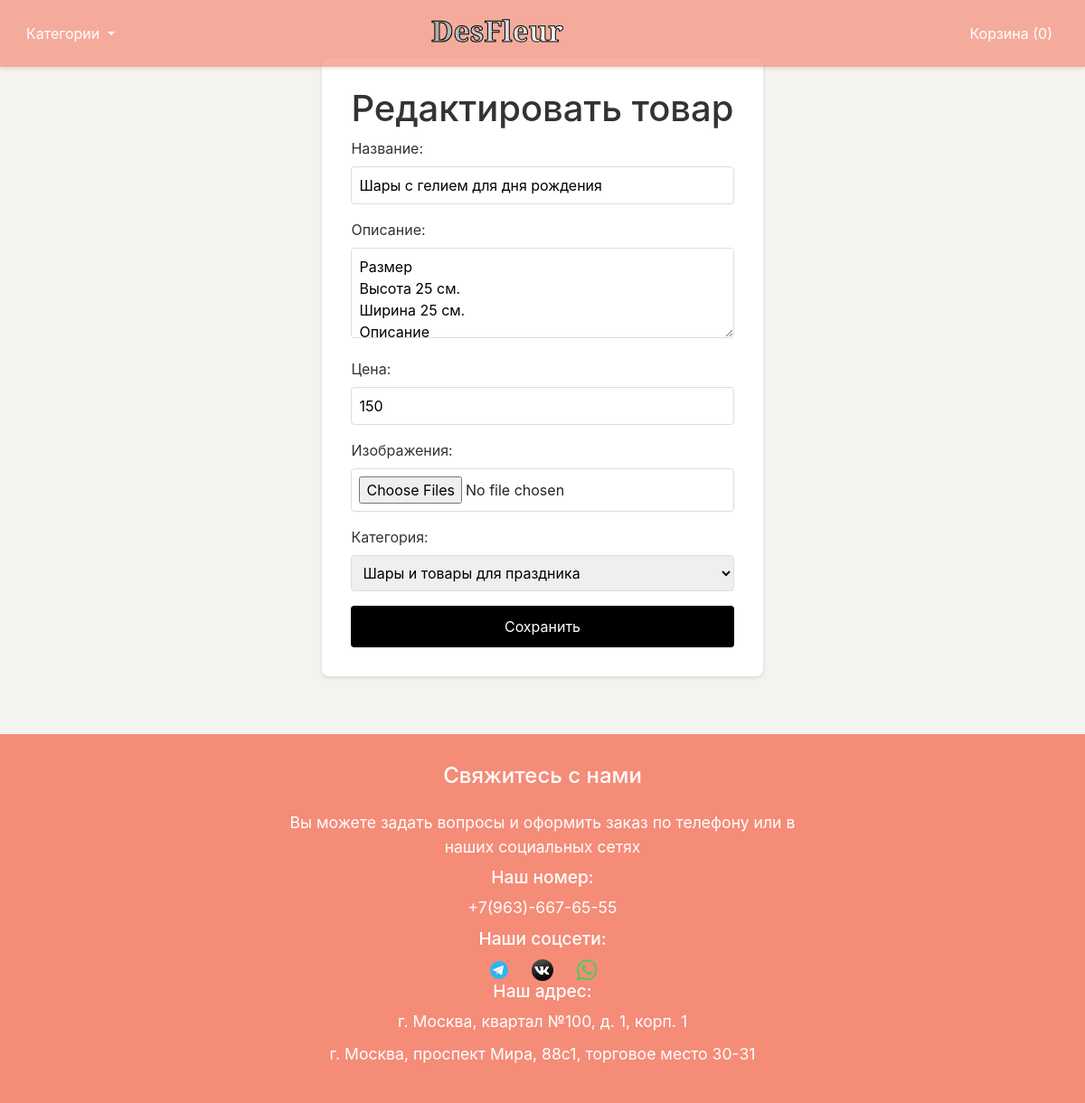
The page /edit_flower/15 (signed in) on the database as committed earlier.
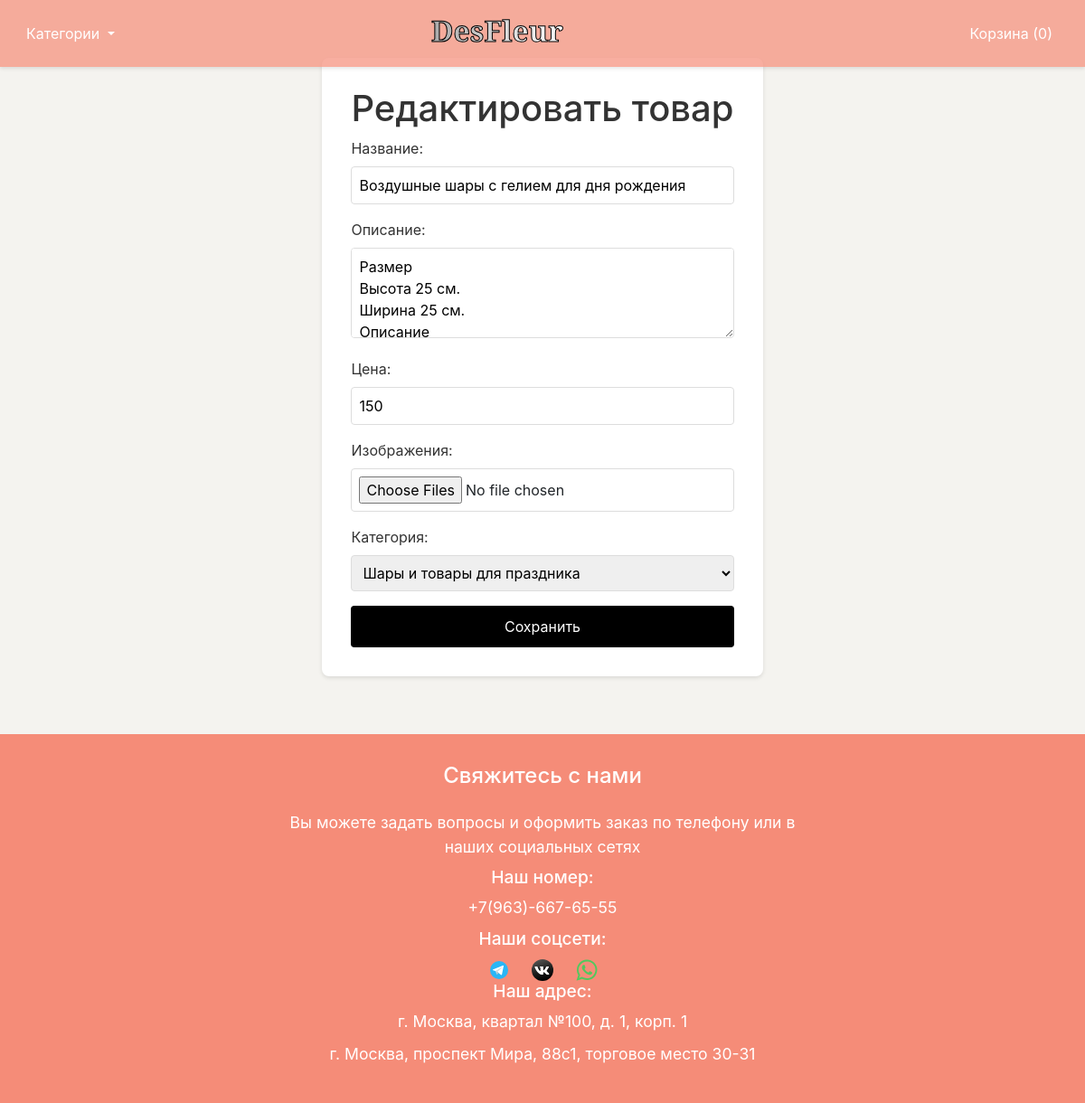
The same page on the database as committed later.
### tables this page shows
CREATE TABLE flowers (id INTEGER PRIMARY KEY AUTOINCREMENT, name TEXT NOT NULL, description TEXT, price INTEGER NOT NULL, image_paths TEXT, category TEXT NOT NULL);

### app.py (the view, shortened to what this page needs)
@app.route('/edit_flower/<int:flower_id>', methods=['GET', 'POST'])
def edit_flower(flower_id):
    if not session.get('admin'):
        return redirect(url_for('admin'))
    flower = models.get_flower(flower_id)
    return render_template('edit_flower.html', flower=flower, categories=CATEGORIES)

### models.py (called while the page is built)
def get_flower(flower_id):
    conn = sqlite3.connect('flowers.db')
    c = conn.cursor()
    c.execute('SELECT * FROM flowers WHERE id = ?', (flower_id,))
    flower = c.fetchone()
    conn.close()
    return flower

### templates/edit_flower.html
{% extends 'base.html' %}
{% block content %}
<div class="add-flower-container">
    <h1>Редактировать товар</h1>
    <form method="POST" enctype="multipart/form-data">
        <div class="form-group">
            <label for="name">Название:</label>
            <input type="text" id="name" name="name" value="{{ flower[1] }}" required class="form-input">
        </div>
        <div class="form-group">
            <label for="description">Описание:</label>
            <textarea id="description" name="description" class="form-textarea">{{ flower[2] }}</textarea>
        </div>
        <div class="form-group">
            <label for="price">Цена:</label>
            <input type="number" id="price" name="price" value="{{ flower[3] }}" step="0.01" required class="form-input">
        </div>
        <div class="form-group">
            <label for="image">Изображения:</label>
            <input type="file" id="image" name="image" class="form-input" multiple>
        </div>
        <div class="form-group">
            <label for="category">Категория:</label>
            <select id="category" name="category" required class="form-input">
                {% for category in categories %}
                <option value="{{ category }}" {% if category == flower[5] %}selected{% endif %}>{{ category }}</option>
                {% endfor %}
            </select>
        </div>
        <button type="submit" class="form-button">Сохранить</button>
    </form>
</div>
{% endblock %}

Rows that differ between the two databases and show on the page:
changed flowers "Шары и товары для праздника": name "Шары с гелием для дня рождения" → "Воздушные шары с гелием для дня рождения"
